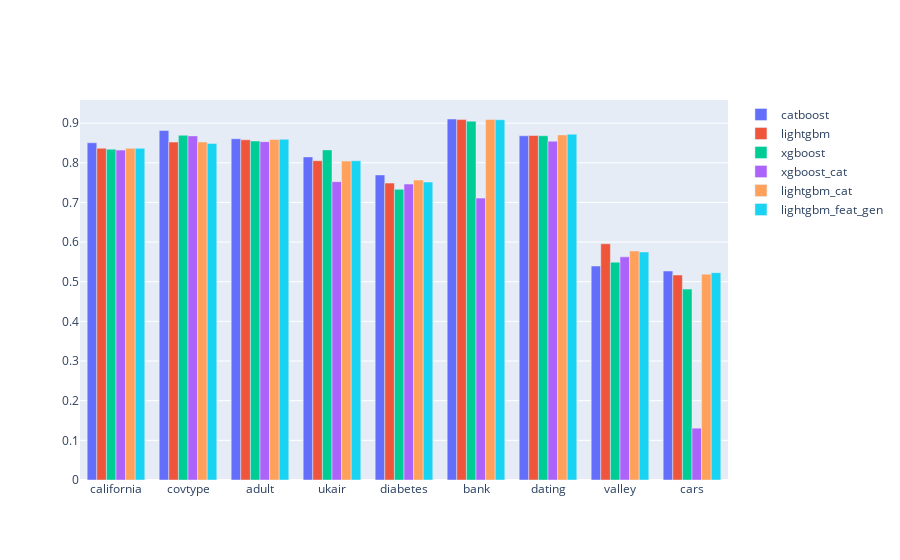

Notebook code cell kept with this figure:
### Code cell
import plotly.graph_objects as go

fig = go.Figure(data=[
    go.Bar(name="catboost", x=list(perf_comparisons.keys()), y=catboost_performance),
    go.Bar(name="lightgbm", x=list(perf_comparisons.keys()), y=lightgbm_performance),
    go.Bar(name="xgboost", x=list(perf_comparisons.keys()), y=xgboost_performance),
    go.Bar(name="xgboost_cat", x=list(perf_comparisons.keys()), y=xgboost_cat_performance),
    go.Bar(name="lightgbm_cat", x=list(perf_comparisons.keys()), y=lightgbm_cat_performance),
    go.Bar(name="lightgbm_feat_gen", x=list(perf_comparisons.keys()), y=lightgbm_feat_gen_performance),
           ])
# Change the bar mode
fig.update_layout(barmode='group')
fig.show()

### Figure 1 — Plotly figure (JSON) as saved in the notebook; plotly's stock layout.template omitted (floating-point values rounded to 4 significant figures)
{"data": [{"name": "catboost", "type": "bar", "x": ["california", "covtype", "adult", "ukair", "diabetes", "bank", "dating", "valley", "cars"], "y": [0.8504, 0.8813, 0.8606, 0.8148, 0.7693, 0.9104, 0.868, 0.5396, 0.527]}, {"name": "lightgbm", "type": "bar", "x": ["california", "covtype", "adult", "ukair", "diabetes", "bank", "dating", "valley", "cars"], "y": [0.8365, 0.8521, 0.8579, 0.8052, 0.7488, 0.9089, 0.8687, 0.5957, 0.517]}, {"name": "xgboost", "type": "bar", "x": ["california", "covtype", "adult", "ukair", "diabetes", "bank", "dating", "valley", "cars"], "y": [0.8343, 0.8693, 0.8549, 0.8325, 0.7331, 0.9049, 0.8681, 0.5494, 0.4815]}, {"name": "xgboost_cat", "type": "bar", "x": ["california", "covtype", "adult", "ukair", "diabetes", "bank", "dating", "valley", "cars"], "y": [0.8319, 0.8678, 0.8533, 0.7524, 0.7462, 0.7108, 0.8544, 0.5628, 0.1307]}, {"name": "lightgbm_cat", "type": "bar", "x": ["california", "covtype", "adult", "ukair", "diabetes", "bank", "dating", "valley", "cars"], "y": [0.8363, 0.8524, 0.8586, 0.8042, 0.7564, 0.909, 0.8703, 0.5776, 0.5189]}, {"name": "lightgbm_feat_gen", "type": "bar", "x": ["california", "covtype", "adult", "ukair", "diabetes", "bank", "dating", "valley", "cars"], "y": [0.8363, 0.8488, 0.8593, 0.8051, 0.7513, 0.9086, 0.872, 0.5751, 0.5229]}], "layout": {"barmode": "group"}}
